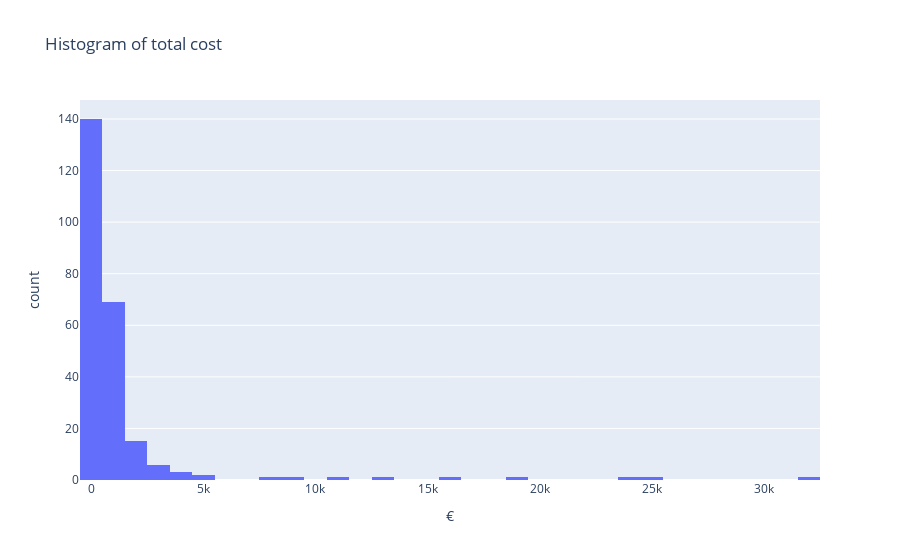

The code cell stored with this chart in its notebook:
### Code cell
fig = px.histogram(data_tp, x="total_cost",
                   title='Histogram of total cost',
                   labels={'total_cost':'€'})
fig.show()

### Figure 1 — Plotly figure (JSON) as saved in the notebook; plotly's stock layout.template omitted (floating-point values rounded to 4 significant figures; data arrays with more than 128 entries replaced by an {"elided": "..."} marker saying what was removed)
{"data": [{"alignmentgroup": "True", "bingroup": "x", "hovertemplate": "€=%{x}<br>count=%{y}<extra></extra>", "legendgroup": "", "marker": {"color": "#636efa"}, "name": "", "offsetgroup": "", "orientation": "v", "showlegend": false, "type": "histogram", "x": {"elided": "247 float values"}, "xaxis": "x", "yaxis": "y"}], "layout": {"barmode": "relative", "legend": {"tracegroupgap": 0}, "title": {"text": "Histogram of total cost"}, "xaxis": {"anchor": "y", "domain": [0, 1], "title": {"text": "€"}}, "yaxis": {"anchor": "x", "domain": [0, 1], "title": {"text": "count"}}}}
